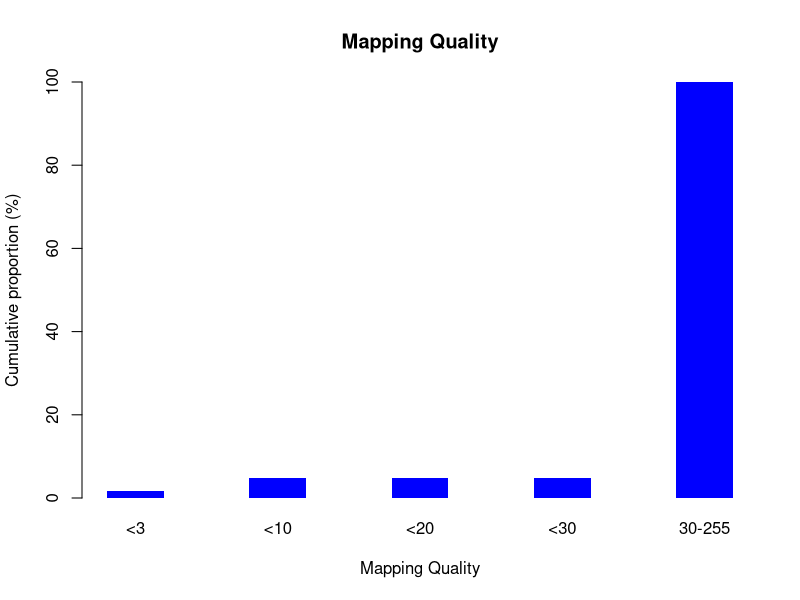

R code for this plot:
png("/rds/user/is460/hpc-work/muscle-rnaseq/ezbamqc/output/figs/srpk3_hom_ttnb_het_7.mapq_profile.png",width=500,height=500,units="px")
mapq_val=c(0,1,3,255)
mapq_count=c(175408,490606,1120954,35165634)
xname=c("<3","<10","<20","<30","30-255")
freq = rep(0,5)
freq[1] = sum(mapq_count[which(mapq_val<3)])/36952604*100
freq[2] = sum(mapq_count[which(mapq_val<10)])/36952604*100
freq[3] = sum(mapq_count[which(mapq_val<20)])/36952604*100
freq[4] = sum(mapq_count[which(mapq_val<30)])/36952604*100
freq[5] = 100
barplot(freq,beside=T,xlab="Mapping Quality",border="NA",space=1.5,main="Mapping Quality",ylim=c(0,100),ylab="Cumulative proportion (%)",col="blue",names.arg=xname)
dev.state=dev.off()
